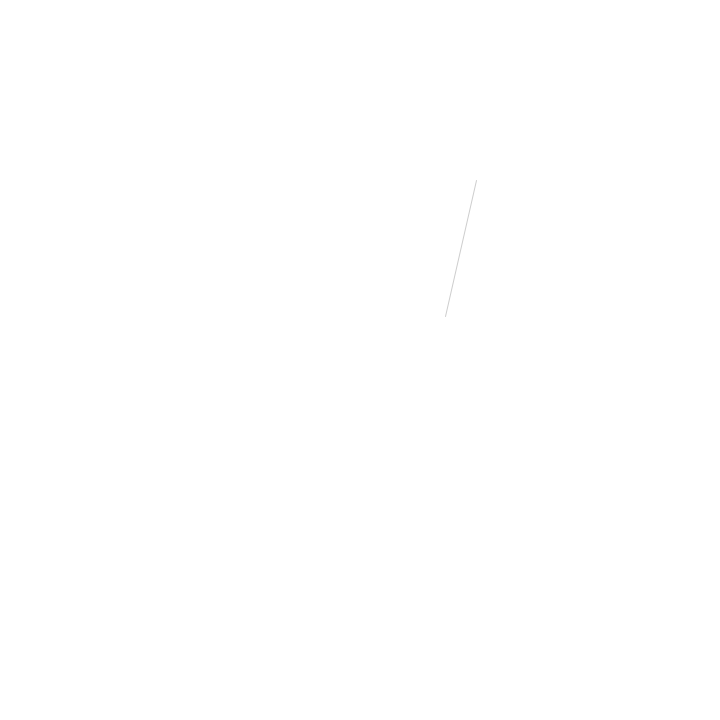
Frame 1 (no input)
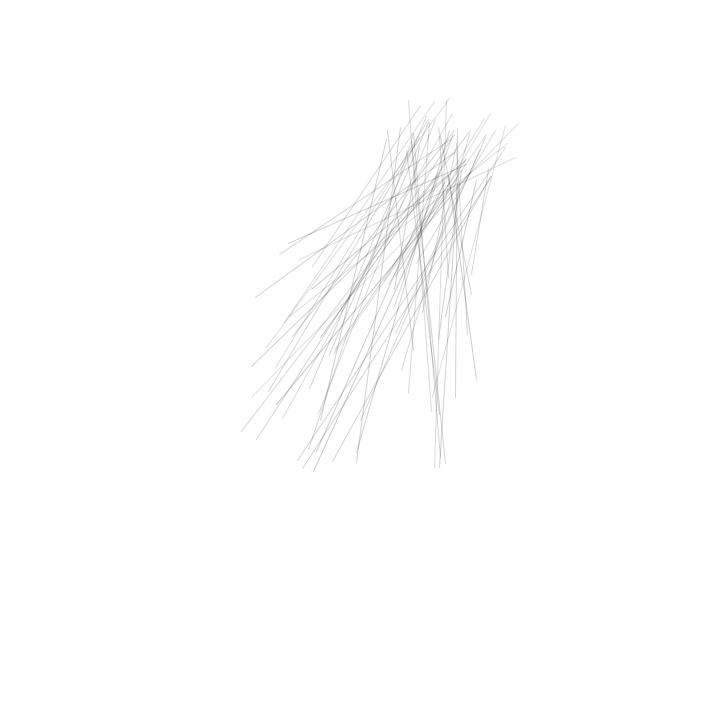
Frame 60 (the mouse pressed at the canvas centre just before this capture)
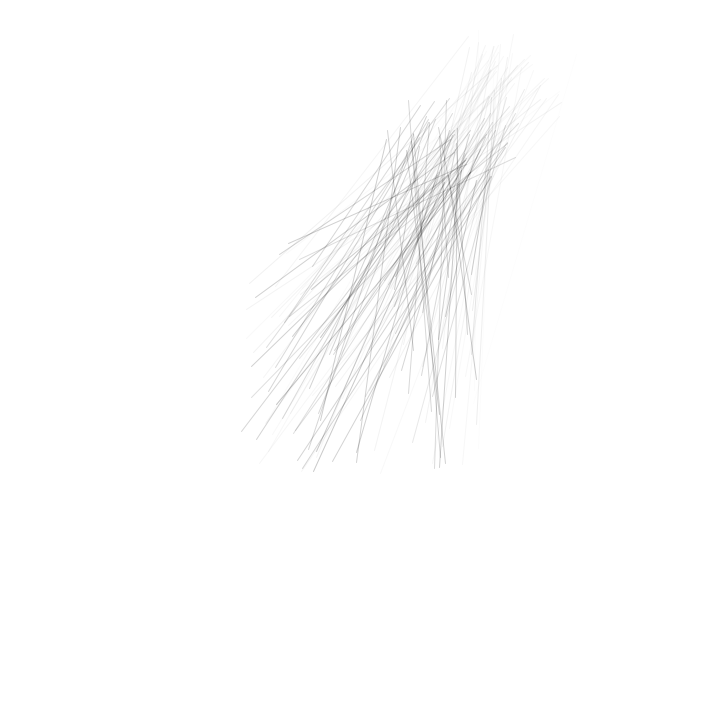
Frame 120 (the mouse held since frame 60 and released just before this capture)

The Processing sketch that drew these frames (run headless with seeded random() and noise(); from frame 60 on, the mouse is pressed at the canvas centre):

// Processing sketch: Radius
// ── Radius.pde
/* @pjs pauseOnBlur=true; 
 */

/*
 * Radius
 * by Eduardo Morais 2012 - http://www.eduardomorais.com
 *
 * Drag mouse to draw. 
 * Up/down arrows to change background.
 * SPACE = auto draw.
 * S to save image.
 *
 */


/* Config */
int canvasW		= 720;
int canvasH		= 720;
int bgColor		= 255;
int lineOpacity	= 127;
boolean auto 		= true;


/* Declarations */
int lineColor;
int saved;
int autoX;
int autoY;
 
 
/* Setup */
void setup() {
	size(720, 720);
        saved = 1;
        autoX = int(random(0, width));
        autoY = int(random(0, height));
	background(bgColor);
	smooth();
}


/* Loop */
void draw() {
	// maintain line color contrast:	
	if (bgColor > 127) {
		lineColor = 0;
	} else {
		lineColor = 255;
	}
	
	
	// auto?
	if (auto) {
		autoX += (random(0, 30) - 15);
		if (autoX > width || autoX < 0) { autoX = width/2; }
		autoY += (random(0, 30) - 15);
		if (autoY > height || autoY < 0) { autoY = height/2; }
		drawLine(autoX, autoY);
	}
}

void drawLine(int x, int y) {
	stroke(lineColor, map(dist(x, y, width/2, height/2), width/2, 0, 0, lineOpacity));
	line(width/2+(random(0, width/3) - width/6), height/2+(random(0, height/3) - height/6), x+(random(0, 40) - 20), y+(random(0, 40) - 20)); 
}


/* Mouse */
void mouseDragged() {
	drawLine(mouseX, mouseY);
	autoX = mouseX;
	autoY = mouseY;
}

/* Keyboard */
void keyPressed() {
	if (key == CODED) {
		// adjust colors:
		if (keyCode == UP && bgColor < 255) {
			bgColor += 5;
			background(bgColor);
		} 
		if (keyCode == DOWN && bgColor > 0) {
			bgColor -= 5;
			background(bgColor);
		}
		if (keyCode == LEFT && lineOpacity > 25) {
			lineOpacity -= 5;
		} 
		if (keyCode == RIGHT && lineOpacity < 250) {
			lineOpacity += 5;
		}
	}
	
	// save:
	if (key == 's' || key == 'S') {
		save("radius-" + saved + ".png");
		saved++;
	}
	
	// toggle auto:
	if (key == ' ') {
		if (auto) {
			auto = false;
		} else {
			auto = true;
		}
	}
}
